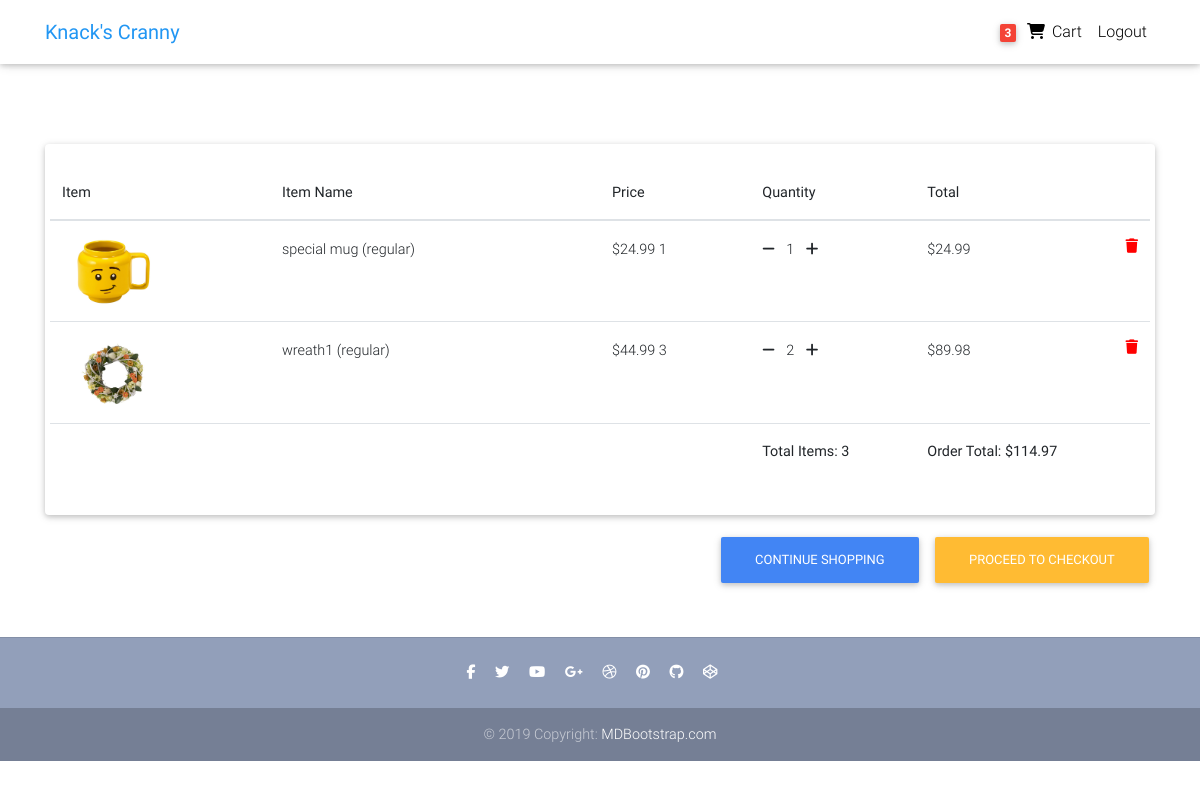
The app's page /cart/ (signed in) with its own data.
### ecommerce/models.py (models this page shows, shortened)
class Order(models.Model):
    customer = models.ForeignKey(User, on_delete=models.SET_NULL, blank=True, null=True) # Create a Customer model from Dennis
    shipping_address = models.ForeignKey(Address, related_name='shipping_address', on_delete=models.SET_NULL, blank=True, null=True)
    billing_address = models.ForeignKey(Address, related_name='billing_address', on_delete=models.SET_NULL, blank=True, null=True)
    payment = models.ForeignKey(Payment, on_delete=models.SET_NULL, blank=True, null=True)
    date_added = models.DateTimeField(default=timezone.now)
    is_ordered = models.BooleanField(default=False)
    ordered_date = models.DateTimeField(blank=True, null=True) # add if ordered
    @property
    def get_cart_total(self):
        order_items = self.orderitem_set.all()
        total = sum([item.get_total for item in order_items])
        return total
    @property
    def get_cart_items(self):
        order_items = self.orderitem_set.all()
        total = sum([item.quantity for item in order_items])
        return total

class OrderItem(models.Model):
    item = models.ForeignKey(Variation, on_delete=models.SET_NULL, blank=True, null=True)
    order = models.ForeignKey(Order, on_delete=models.SET_NULL, blank=True, null=True)
    quantity = models.IntegerField(default=0, blank=True, null=True)
    date_added = models.DateTimeField(default=timezone.now)
    @property
    def get_total(self):
        total = self.item.price * self.quantity
        return total

class Variation(models.Model):
    item = models.ForeignKey(Item, on_delete=models.CASCADE)
    name = models.CharField(max_length=100, default='regular')
    alias = models.CharField(max_length=150, blank=True, unique=True)
    price = models.DecimalField(max_digits=6, decimal_places=2, null=True, blank=True)
    price_discount = models.DecimalField(max_digits=6, decimal_places=2, null=True, blank=True)
    description = models.TextField(null=True, blank=True)
    inventory = models.PositiveIntegerField(default=0, blank=True)
    active = models.BooleanField(default=True)
    date_added = models.DateTimeField(default=timezone.now)
    date_updated = models.DateTimeField(default=timezone.now)

class VariationImage(models.Model):
    variation = models.ForeignKey(Variation, on_delete=models.CASCADE)
    name = models.CharField(max_length=100, default='default')
    alias = models.CharField(max_length=150, blank=True, unique=True)
    image = image = models.ImageField(default=f'default_variation.png', upload_to='item_variation_pics')

class Item(models.Model):
    name = models.CharField(max_length=100, unique=True)
    description = models.TextField()
    price = models.DecimalField(max_digits=6, decimal_places=2)
    price_discount = models.DecimalField(max_digits=6, decimal_places=2, null=True, blank=True)
    date_added = models.DateTimeField(default=timezone.now)
    date_updated = models.DateTimeField(default=timezone.now)
    image = models.ImageField(default=f'default.png', upload_to='item_pics')

### ecommerce/views.py (the view)
# urls.py: path('cart/', views.cart, name='cart'),
def cart(request):
    if request.user.is_authenticated:
        customer = request.user #request.user.customer in dennis
        order, created = Order.objects.get_or_create(customer=customer, is_ordered=False)
        items = order.orderitem_set.all()
    else:
        items = []
        order = {'get_cart_total': 0, 'get_cart_items': 0}
    context = {
        'items': items,
        'order': order,
    }
    return render(request, 'ecommerce/cart.html', context)

### ecommerce/templatetags/cart_items_count.py (called while the page is built)
@register.filter
def cart_items_count(user):
    if user.is_authenticated:
        order = Order.objects.filter(customer=user, is_ordered=False).first()
        return order.get_cart_items
    return 0

### ecommerce/templates/ecommerce/cart.html (shortened to what this page needs)
{% extends "ecommerce/base.html" %}
{% block content %}
<main class="mt-5 pt-4">
  <div class="container">
    <div class="row">
      <div class="col-md-12 mb-4">
        <div class="card">
          <div class="card-body">
            <div class="row">
              <div class="table-responsive text-nowrap">
                <table class="table">
                  <thead>
                    <tr>
                      <th scope="col">Item</th>
                      <th scope="col">Item Name</th>
                      <th scope="col">Price</th>
                      <th scope="col" class="th-cart">Quantity</th>
                      <th scope="col" class="th-cart">Total</th>
                      <th scope="col"></th>
                    </tr>
                  </thead>
                  <tbody>
                    {% for item in items %}
                    <tr>
                      <th scope="row" class="th-summary-img"><img style="width:100px" src="{{ item.item.variationimage_set.first.image.url }}"></th>
                      <td class="td-cart">{{ item.item.item.name }} ({{ item.item.name }})</td>
                      <td>${{ item.item.price }} {{ item.item.id }}</td>
                      <td>
                        {% if item.quantity > 1%}
                        <form name="minusCart-{{item.item.id}}" action="{% url 'ecommerce:minus-from-cart' item.item.id %}" method="POST" class="d-inline">
                          <a onClick="document.forms['minusCart-{{item.item.id}}'].submit();" href="#"><i class="fas fa-minus mr-2"></i></a>
                        </form>
                        {% else %}
                        <a data-toggle="modal" href="#delete-cart-item{{ item.item.id }}"><i class="fas fa-minus mr-2"></i></a>
                        {% endif %}
                        {{ item.quantity }}
                        <form name="addCart-{{item.item.id}}" action="{% url 'ecommerce:add-to-cart' item.item.id 2 %}" method="POST" class="d-inline">
                          <a onClick="document.forms['addCart-{{item.item.id}}'].submit();" href="#"><i class="fas fa-plus ml-2"></i></a>
                        </form>
                      </td>
                      <td>${{ item.get_total }}</td>
                      <td>
                        <a data-toggle="modal" href="#delete-cart-item{{ item.item.id }}" style='color: red;'>
                          <i class="fas fa-trash float-right"></i>
                        </a>
                      </td>
                    </tr>
                    {% empty %}
                    <tr>
                      <td class="text-warning">Cart is empty.</td>
                    </tr>
                    {% endfor %}
                    {% if items %}
                    <tr>
                      <td colspan="3"></td>
                      <td><strong>Total Items: {{ order.get_cart_items }}</strong></td>
                      <td><strong>Order Total: ${{ order.get_cart_total }}</strong></td>
                      <td></td>
                    </tr>
                    {% endif %}
                  </tbody>
                </table>
              </div>
            </div>
          </div>
        </div>
        <div class="float-right mt-3">
          <a class="btn btn-primary" href="{% url 'ecommerce:home' %}">Continue shopping</a>
          {% if items %}
          <a class="btn btn-warning" href="{% url 'ecommerce:checkout' %}">Proceed to checkout</a>
          {% endif %}
        </div>
      </div>
    </div>
  </div>
</main>
{% endblock content %}

### ecommerce/templates/ecommerce/navbar.html (shortened to what this page needs)
{% load cart_items_count %}
<nav class="navbar fixed-top navbar-expand-lg navbar-light white scrolling-navbar">
    <div class="container">
      <a class="navbar-brand waves-effect" href="/">
        <strong class="blue-text">Knack's Cranny</strong>
      </a>
      <div class="collapse navbar-collapse" id="navbarSupportedContent">
        <ul class="navbar-nav nav-flex-icons">
          {% if request.user.is_authenticated %}
          <li class="nav-item">
            <a href="{% url 'ecommerce:cart' %}" class="nav-link waves-effect">
              <span class="badge red z-depth-1 mr-1"> {{ request.user|cart_items_count }} </span>
              <i class="fas fa-shopping-cart"></i>
              <span class="clearfix d-none d-sm-inline-block"> Cart </span>
            </a>
          </li>
          <li class="nav-item">
            <a class="nav-link waves-effect" href="#">
              <span class="clearfix d-none d-sm-inline-block"> Logout </span>
            </a>
          </li>
          {% endif %}
        </ul>
      </div>
    </div>
  </nav>

### ecommerce/static/ecommerce/css/style.css (style rules this page uses)
.th-cart { width: 15%; }
.td-cart { width: 30%; }
.th-summary-img { width: 20%; }

### records on screen
OrderItem: item.variationimage_set.first.image (picture), item.item.name "special mug", item.name "regular", item.price "24.99", item.id "1", quantity "1", get_total "24.99"
OrderItem: item.variationimage_set.first.image (picture), item.item.name "wreath1", item.name "regular", item.price "44.99", item.id "3", quantity "2", get_total "89.98"
Order: get_cart_items "3", get_cart_total "114.97"

### other values on screen
{{ request.user|cart_items_count }} "3"
